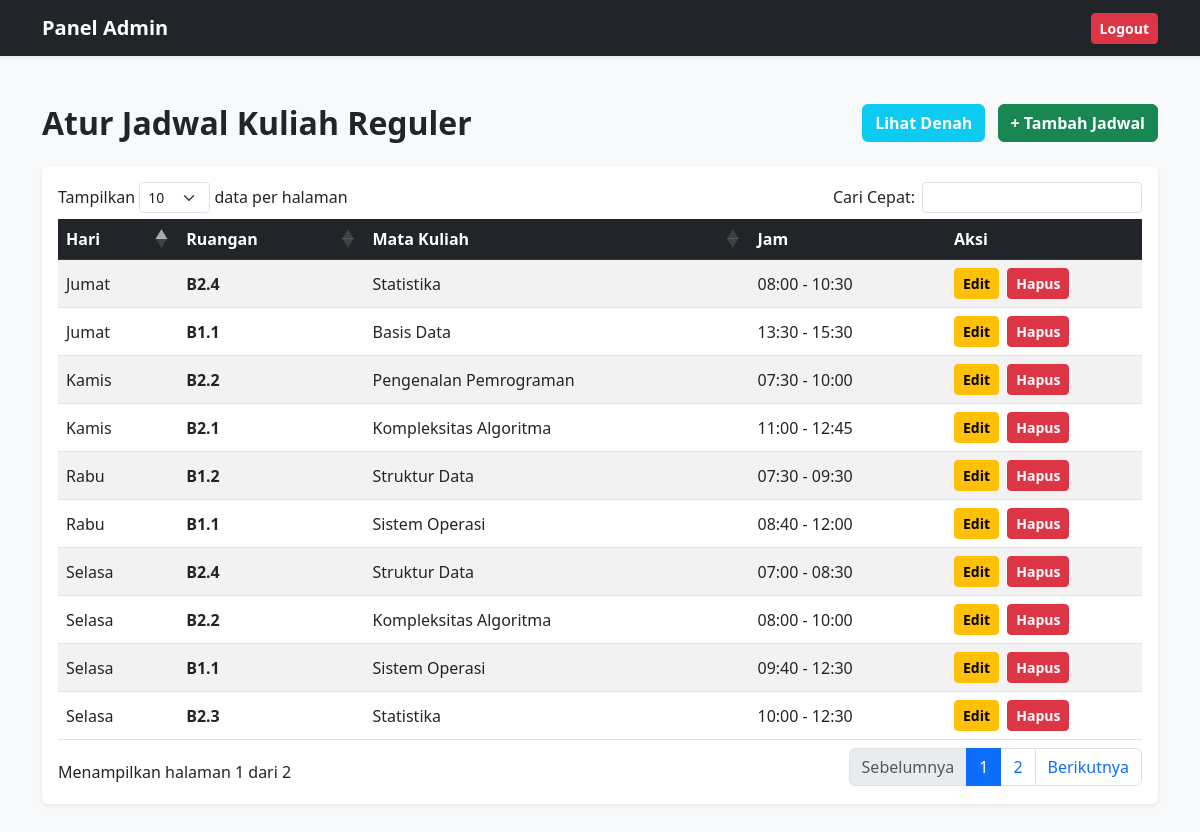
The page /admin_dashboard.php (signed in) on the database its author committed.
### tables this page shows
CREATE TABLE `jadwal_reguler` (
  `id_jadwal` int NOT NULL,
  `id_ruangan` int DEFAULT NULL,
  `id_matkul` int DEFAULT NULL,
  `hari` varchar(10) NOT NULL,
  `jam_mulai` time NOT NULL,
  `jam_selesai` time NOT NULL
);

CREATE TABLE `ruangan` (
  `id_ruangan` int NOT NULL,
  `nama_ruang` varchar(10) NOT NULL,
  `kapasitas` int NOT NULL
);

CREATE TABLE `mata_kuliah` (
  `id_matkul` int NOT NULL,
  `nama_matkul` varchar(50) NOT NULL,
  `dosen` varchar(50) NOT NULL
);

### admin_dashboard.php (the view, shortened to what this page needs)
<?php
include 'koneksi.php';
$query = "SELECT jadwal_reguler.*, ruangan.nama_ruang, mata_kuliah.nama_matkul
          FROM jadwal_reguler
          JOIN ruangan ON jadwal_reguler.id_ruangan = ruangan.id_ruangan
          JOIN mata_kuliah ON jadwal_reguler.id_matkul = mata_kuliah.id_matkul
          ORDER BY hari, jam_mulai ASC";
$result = mysqli_query($koneksi, $query);
?>
<!DOCTYPE html>
<html lang="id">
<head>
  <link href="https://cdn.jsdelivr.net/npm/bootstrap@5.3.0/dist/css/bootstrap.min.css" rel="stylesheet">
  <link href="https://cdn.datatables.net/1.13.4/css/dataTables.bootstrap5.min.css" rel="stylesheet">
</head>
<body class="bg-light">
  <nav class="navbar navbar-dark bg-dark shadow-sm">
    <div class="container">
      <a class="navbar-brand fw-bold" href="admin_dashboard.php">Panel Admin</a>
      <a href="logout.php" class="btn btn-danger btn-sm fw-bold">Logout</a>
    </div>
  </nav>
  <div class="container my-5">
    <div class="d-flex justify-content-between align-items-center mb-4">
      <h2 class="fw-bold m-0">Atur Jadwal Kuliah Reguler</h2>
      <div>
        <a href="lihat_denah.php" class="btn btn-info text-white fw-bold me-2">Lihat Denah</a>
        <a href="tambah_jadwal.php" class="btn btn-success fw-bold">+ Tambah Jadwal</a>
      </div>
    </div>
    <div class="card shadow-sm border-0">
      <div class="p-3">
        <table id="tabelJadwal" class="table table-striped table-hover align-middle">
          <thead class="table-dark">
            <tr>
              <th>Hari</th>
              <th>Ruangan</th>
              <th>Mata Kuliah</th>
              <th>Jam</th>
              <th style="width: 180px;">Aksi</th>
            </tr>
          </thead>
          <tbody>
            <?php while ($row = mysqli_fetch_assoc($result)) : ?>
              <tr>
                <td><?php echo $row['hari']; ?></td>
                <td><strong><?php echo $row['nama_ruang']; ?></strong></td>
                <td><?php echo $row['nama_matkul']; ?></td>
                <td><?php echo date('H:i', strtotime($row['jam_mulai'])); ?> - <?php echo date('H:i', strtotime($row['jam_selesai'])); ?></td>
                <td>
                  <a href="edit_jadwal.php?id=<?php echo $row['id_jadwal']; ?>" class="btn btn-warning btn-sm fw-bold me-1">Edit</a>
                  <a href="hapus_jadwal.php?id=<?php echo $row['id_jadwal']; ?>" class="btn btn-danger btn-sm fw-bold" onclick="return confirm('Apakah Anda yakin ingin menghapus jadwal ini?')">Hapus</a>
                </td>
              </tr>
            <?php endwhile; ?>
          </tbody>
        </table>
      </div>
    </div>
  </div>
</body>
</html>

### rows shown on the page
jadwal_reguler: hari "Jumat", id_ruangan.nama_ruang "B2.4", id_matkul.nama_matkul "Statistika", jam_mulai "08:00", jam_selesai "10:30"
jadwal_reguler: hari "Jumat", id_ruangan.nama_ruang "B1.1", id_matkul.nama_matkul "Basis Data", jam_mulai "13:30", jam_selesai "15:30"
jadwal_reguler: hari "Kamis", id_ruangan.nama_ruang "B2.2", id_matkul.nama_matkul "Pengenalan Pemrograman", jam_mulai "07:30", jam_selesai "10:00"
jadwal_reguler: hari "Kamis", id_ruangan.nama_ruang "B2.1", id_matkul.nama_matkul "Kompleksitas Algoritma", jam_mulai "11:00", jam_selesai "12:45"
jadwal_reguler: hari "Rabu", id_ruangan.nama_ruang "B1.2", id_matkul.nama_matkul "Struktur Data", jam_mulai "07:30", jam_selesai "09:30"
jadwal_reguler: hari "Rabu", id_ruangan.nama_ruang "B1.1", id_matkul.nama_matkul "Sistem Operasi", jam_mulai "08:40", jam_selesai "12:00"
jadwal_reguler: hari "Selasa", id_ruangan.nama_ruang "B2.4", id_matkul.nama_matkul "Struktur Data", jam_mulai "07:00", jam_selesai "08:30"
jadwal_reguler: hari "Selasa", id_ruangan.nama_ruang "B2.2", id_matkul.nama_matkul "Kompleksitas Algoritma", jam_mulai "08:00", jam_selesai "10:00"
jadwal_reguler: hari "Selasa", id_ruangan.nama_ruang "B1.1", id_matkul.nama_matkul "Sistem Operasi", jam_mulai "09:40", jam_selesai "12:30"
jadwal_reguler: hari "Selasa", id_ruangan.nama_ruang "B2.3", id_matkul.nama_matkul "Statistika", jam_mulai "10:00", jam_selesai "12:30"
